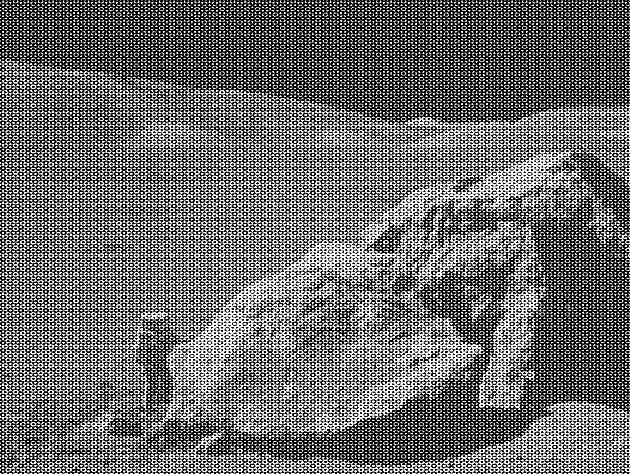
#> input picture moonlanding.png, 630 x 474 px
$ jupyter execute --allow-errors 09ex_Algorithms.ipynb
#> lines starting #> are read from the running program, lines starting #| are printed output that depends on the picture
1\. **Maximum wind speed prediction at the Sprogø station**

The exercise goal is to predict the maximum wind speed occurring every 50 years even if no measure exists for such a period. The available data are only measured over 21 years at the Sprogø meteorological station located in Denmark.

The annual maxima are supposed to fit a normal probability density function. However such function is not going to be estimated because it gives a probability from a wind speed maxima. Finding the maximum wind speed occurring every 50 years requires the opposite approach, the result needs to be found from a defined probability. That is the quantile function role and the exercise goal will be to find it. In the current model, it is supposed that the maximum wind speed occurring every 50 years is defined as the upper 2% quantile.

By definition, the quantile function is the inverse of the cumulative distribution function. The latter describes the probability distribution of an annual maxima. In the exercise, the cumulative probability $p_i$ for a given year i is defined as $p_i = i/(N+1)$ with $N = 21$, the number of measured years. Thus it will be possible to calculate the cumulative probability of every measured wind speed maxima. From those experimental points, the scipy.interpolate module will be very useful for fitting the quantile function. Finally the 50 years maxima is going to be evaluated from the cumulative probability of the 2% quantile.

Practically, load the dataset:

```python
import numpy as np
max_speeds = np.load('max-speeds.npy')
years_nb = max_speeds.shape[0]
```

Compute then the cumulative probability $p_i$ (`cprob`) and sort the maximum speeds from the data. Use then the  UnivariateSpline from scipy.interpolate to define a quantile function and thus estimate the probabilities.

In the current model, the maximum wind speed occurring every 50 years is defined as the upper 2% quantile. As a result, the cumulative probability value will be:

```python
fifty_prob = 1. - 0.02
```

So the storm wind speed occurring every 50 years can be guessed as:

``` python
fifty_wind = quantile_func(fifty_prob)
```

[cell 1]
import matplotlib.pyplot as plt
import numpy as np
import scipy
from scipy import interpolate

#> (the rest of this cell did not finish here and is left out)

2\. **Curve fitting of temperature in Alaska**

The temperature extremes in Alaska for each month, starting in January, are given by (in degrees Celcius):

max:  17,  19,  21,  28,  33,  38, 37,  37,  31,  23,  19,  18

min: -62, -59, -56, -46, -32, -18, -9, -13, -25, -46, -52, -58

* Plot these temperature extremes.
* Define a function that can describe min and max temperatures.
* Fit this function to the data with scipy.optimize.curve_fit().
* Plot the result. Is the fit reasonable? If not, why?
* Is the time offset for min and max temperatures the same within the fit accuracy?

[cell 2]
import numpy as np
import matplotlib.pyplot as plt
from scipy import optimize
from scipy import stats

max_tmp = np.array([17, 19, 21, 28, 33, 38, 37, 37, 31, 23, 19, 18],
                   dtype=np.float64)
min_tmp = np.array([-62, -59, -56, -46, -32, -18, -9, -13, -25, -46, -52, -58],
                   dtype=np.float64)
month = np.arange(1, 13, 1)

# plot
plt.scatter(month, max_tmp, label="max")
plt.scatter(month, min_tmp, label="min")
plt.xlabel("month")
plt.ylabel("temperature [°C]")
plt.legend()
plt.title("min max temperature in Alaska")


# fit with gaussians
def gauss(x, N, offset, mu, sigma):
    """gaussiang + offset"""
    return offset + (N / (sigma * np.sqrt(2 * np.pi))) * np.exp(-(x - mu)**2 /
                                                                (2 * sigma**2))


params_max, cov_max = scipy.optimize.curve_fit(gauss,
                                               month,
                                               max_tmp,
                                               p0=[100, 20, 7.14, 2])
params_min, cov_min = scipy.optimize.curve_fit(gauss, month, min_tmp)

plt.plot(
    month,
    gauss(month, params_max[0], params_max[1], params_max[2], params_max[3]))
plt.plot(
    month,
    gauss(month, params_min[0], params_min[1], params_min[2], params_min[3]))

plt.show()
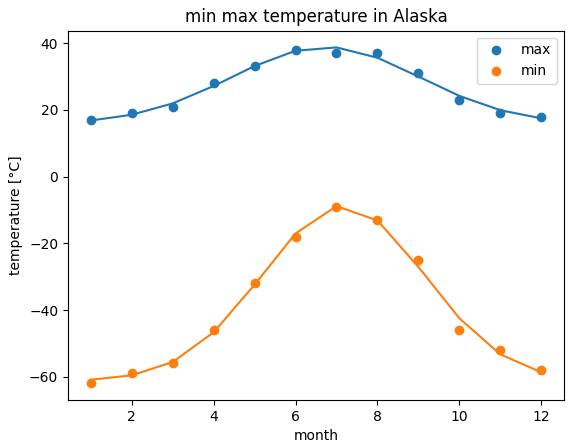
#> figure drawn by matplotlib, 1 panel; curve peaks at x = 7, y = 38.72; curve peaks at x = 7, y = -8.85

# here to study the fit we need the chi^2 this package do not have it, you
# should use what they say here:
# https://stackoverflow.com/questions/52591979/how-to-obtain-the-chi-squared-value-as-an-output-of-scipy-optimize-curve-fit
# otherwise you have to perform calculations by hand

gass_max_tmp = [
    gauss(m, params_max[0], params_max[1], params_max[2], params_max[3])
    for m in month
]
gass_min_tmp = [
    gauss(m, params_min[0], params_min[1], params_min[2], params_min[3])
    for m in month
]

gauss_max = np.array(gass_max_tmp)
gauss_min = np.array(gass_min_tmp)

chisq, p = scipy.stats.chisquare(max_tmp, gauss_max, ddof=12-4)
print("max -> chi^2 =", chisq, " p-value:", p)

chisq_min, p_min = scipy.stats.chisquare(min_tmp, gauss_min, ddof=12-4)
print("min -> chi^2 =", chisq_min, " p-value:", p_min)

3\. **2D minimization of a six-hump camelback function**

$$
f(x,y) = \left(4-2.1x^2+\frac{x^4}{3} \right) x^2 +xy + (4y^2 -4)y^2
$$

has multiple global and local minima. Find the global minima of this function.

Hints:

* Variables can be restricted to $-2 < x < 2$ and $-1 < y < 1$.
* Use numpy.meshgrid() and pylab.imshow() to find visually the regions.
* Use scipy.optimize.minimize(), optionally trying out several of its methods.

How many global minima are there, and what is the function value at those points? What happens for an initial guess of $(x, y) = (0, 0)$ ?

[cell 3]
import matplotlib.pyplot as plt
import numpy as np
import scipy as sp


def func(x):
    """function to minimize"""
    z = x[0]**2 * (4 - 2.1 * x[0]**2 +
                   x[0]**4 / 3) + x[0] * x[1] + x[1]**2 * (4 * x[1]**2 - 4)
    return z


x_tmp = np.linspace(-2, 2, 100)
y_tmp = np.linspace(-1, 1, 100)
xx, yy = np.meshgrid(x_tmp, y_tmp)

z = func([xx, yy])

# plot, i prefer contour over imshow
fig, ax = plt.subplots(1, 1)
cp = ax.imshow(z,extent=(np.min(x_tmp),np.max(x_tmp),np.min(y_tmp),np.max(y_tmp)))
fig.colorbar(cp)
ax.set_xlabel("x")
ax.set_ylabel("y")
ax.set_title("f(x,y)")

plt.show()
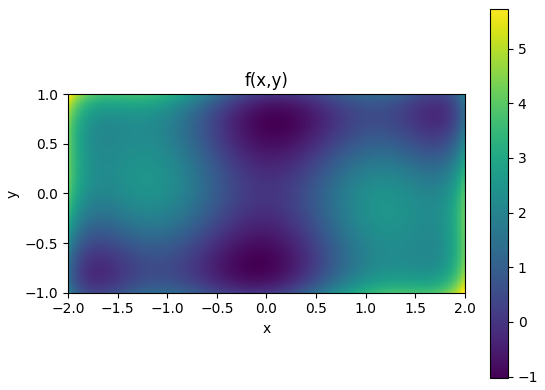
#> figure drawn by matplotlib, 2 panels

# look for minimums:
initial_guess = np.array([0, -0.5])
result_down = sp.optimize.minimize(func, initial_guess)

initial_guess = np.array([0, 0.5])
result_up = sp.optimize.minimize(func, initial_guess)
print("we have two minimums:")
print("upper: ", result_up["x"])
print("lower: ", result_down["x"])

4\. **FFT of a simple dataset**

Performe a periodicity analysis on the lynxs-hares population

[cell 4]
import numpy as np
from scipy import fftpack
import matplotlib.pyplot as plt

#> (the rest of this cell did not finish here and is left out)

5\. **FFT of an image**

* Examine the provided image `moonlanding.png`, which is heavily contaminated with periodic noise. In this exercise, we aim to clean up the noise using the Fast Fourier Transform.
* Load the image using pylab.imread().
* Find and use the 2-D FFT function in scipy.fftpack, and plot the spectrum (Fourier transform of) the image. Do you have any trouble visualising the spectrum? If so, why?
* The spectrum consists of high and low frequency components. The noise is contained in the high-frequency part of the spectrum, so set some of those components to zero (use array slicing).
* Apply the inverse Fourier transform to see the resulting image.

[cell 5]
import matplotlib.pyplot as plt
import numpy as np
from scipy import fftpack
from matplotlib.colors import LogNorm


# plot the image
im = plt.imread('./moonlanding.png')
#> im is the input picture: shape (474, 630) float32; min 0, max 1, mean 0.424
fig, ax = plt.subplots(2, 2, figsize=(13, 10))
ax[0, 0].imshow(im, cmap="Greys_r")
ax[0, 0].set_title("Original image")

# compute fft
im_fft = fftpack.fft2(im)
# plot fft
all_freq = ax[0, 1].imshow(np.abs(im_fft), norm=LogNorm(vmin=0.1, vmax=1000000))
plt.colorbar(all_freq, ax=ax[0, 1])
ax[0, 1].set_title("Fourier transform")

# since high frequencies are in the middle of the furier trasform image
# we keep only the corners of the plot.

keep_fraction = 0.3
im_fft2 = im_fft.copy()
rows, columns = im_fft2.shape  # row = pixel y, columns = pixel x
#> rows = 474; columns = 630
#im_fft2[int(rows * keep_fraction):] = 0
#im_fft2[:, int(columns * keep_fraction):] = 0

im_fft2[np.abs(im_fft2)> 1500] = 0

low_freq = ax[1, 1].imshow(np.abs(im_fft2),norm=LogNorm(vmin=0.1, vmax=5000))
plt.colorbar(low_freq, ax=ax[1, 1])
ax[1, 1].set_title("Low frequencies up to {} Hz".format(1500))

# reconstruct the image with only low frequencies
im_new = fftpack.ifft2(im_fft2).real
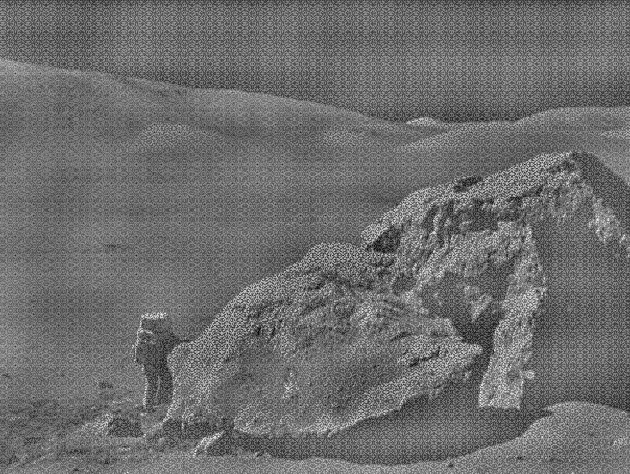
#> im_new: shape (474, 630) float32; min -0.559, max 0.74, mean 2.04e-10; drawn with min black and max white
ax[1, 0].imshow(im_new, cmap="Greys_r")
ax[1, 0].set_title("Fixed image")

plt.show()
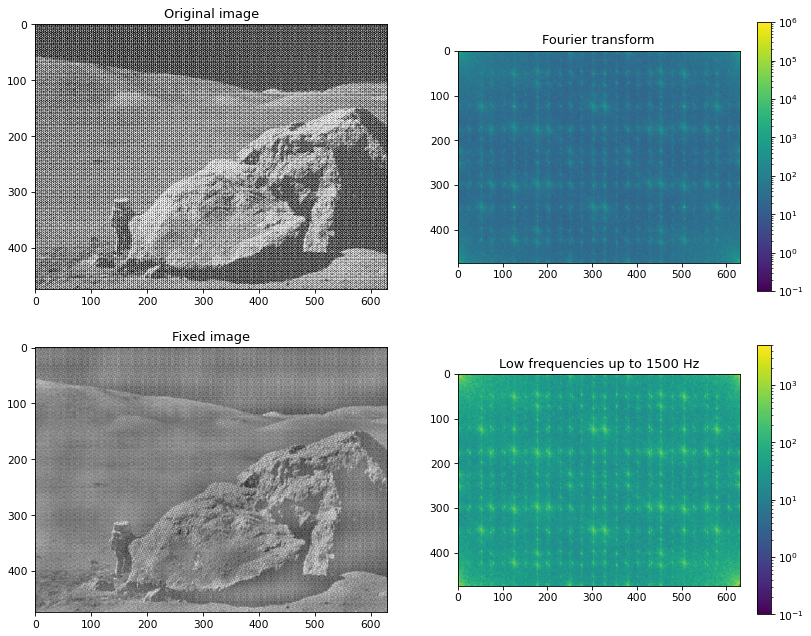
#> figure drawn by matplotlib, 6 panels
